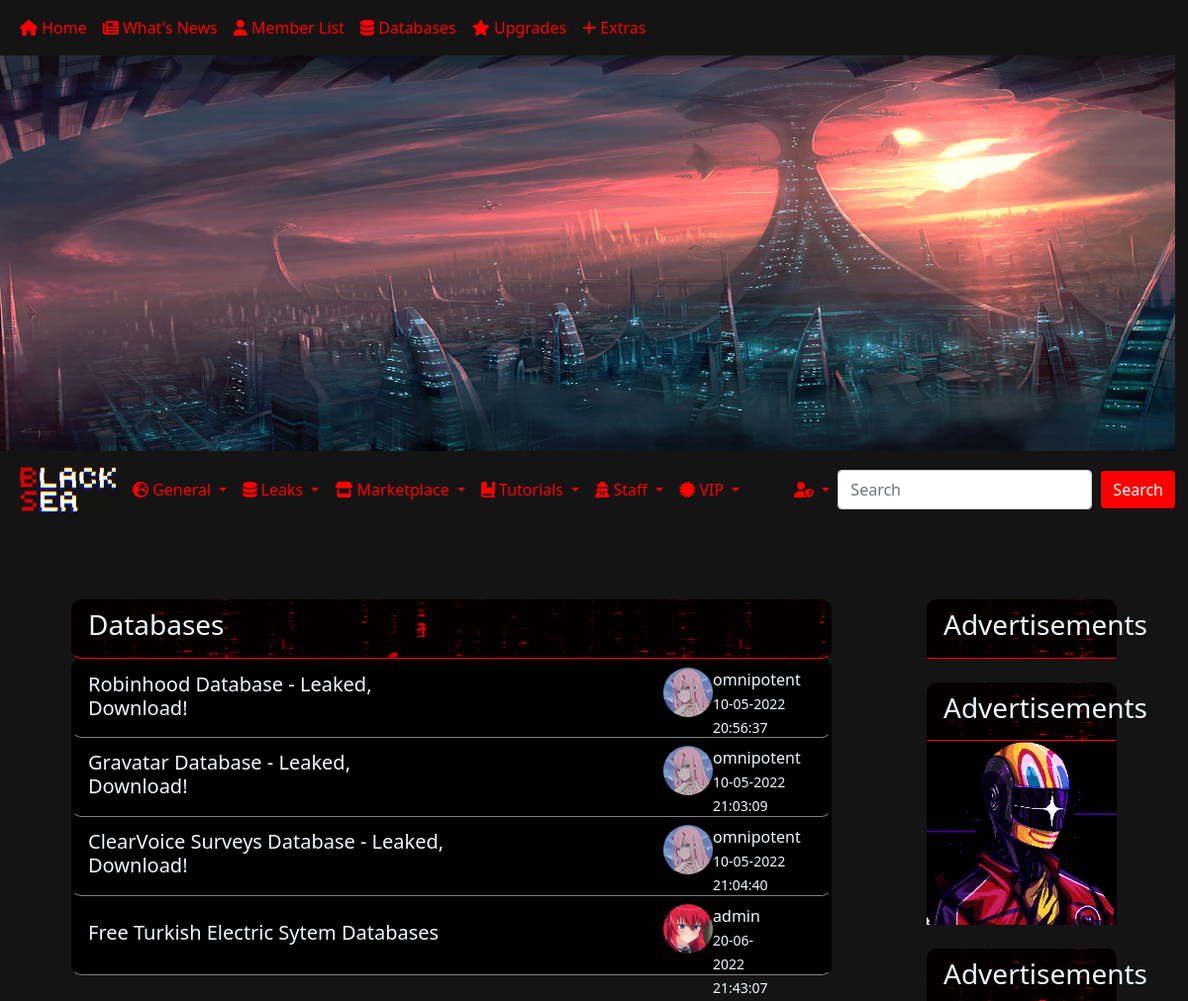
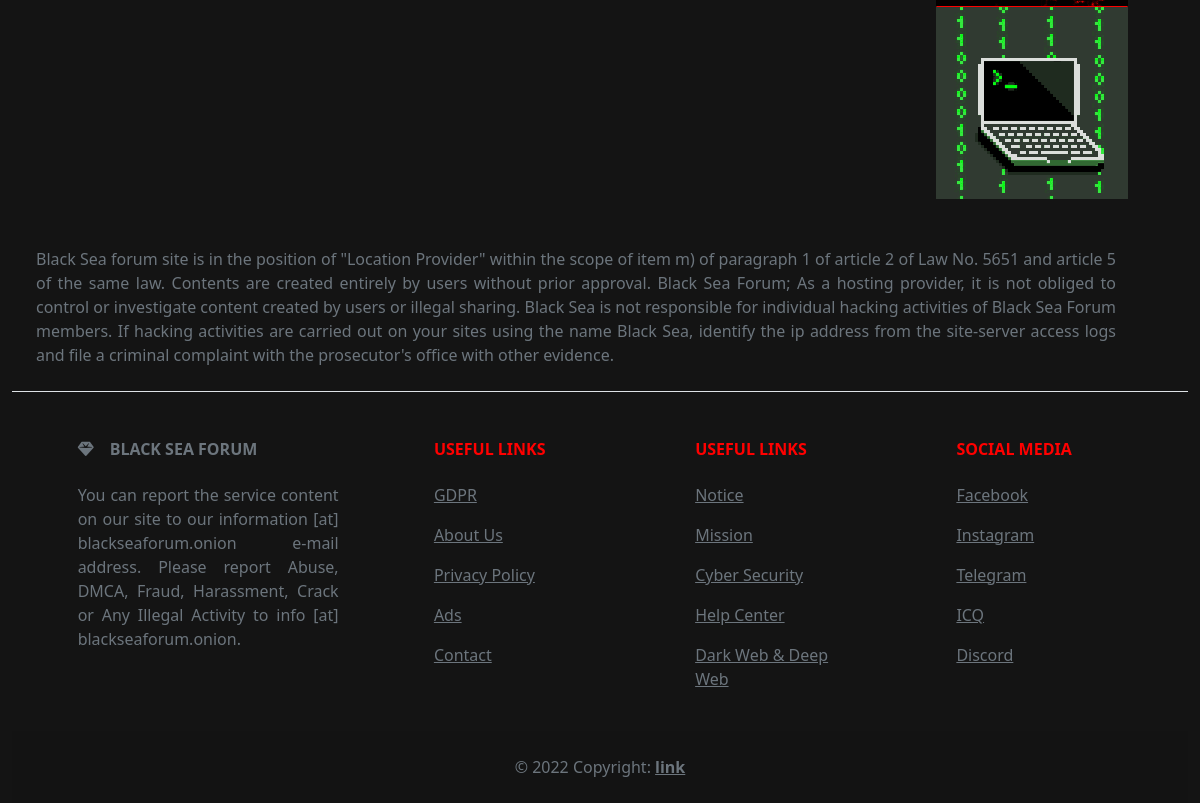
/threads.php?topic=7 (signed in), run on the app's committed database (2 pictures, top to bottom).
### tables this page shows
CREATE TABLE "forum_threads" (
	"thread_id"	INTEGER UNIQUE,
	"title"	TEXT NOT NULL,
	"content"	TEXT,
	"created_at"	TEXT,
	"topic_id"	INTEGER,
	"user_id"	INTEGER,
	PRIMARY KEY("thread_id" AUTOINCREMENT)
);

CREATE TABLE "forum_users" (
	"id"	INTEGER UNIQUE,
	"username"	TEXT,
	"password"	TEXT,
	"image"	TEXT,
	"email"	TEXT,
	"role"	TEXT,
	PRIMARY KEY("id" AUTOINCREMENT)
);

### threads.php (the view, shortened to what this page needs)
<?php
require_once("DBconnect.php");
$topics = array(
    1 => "Announcements",
    2 => "Introductions",
    3 => "World News",
    4 => "The Lounge",
    5 => "Anime & Manga",
    6 => "Not Safe For Work",
    7 => "Databases",
    8=> "Other Leaks",
    9 => "Dehashed Combolist",
    10 => "Dumped Doxes",
    11=> "General",
    12 => "Leaks Market",
    13 => "Hosting/VPS",
    14 => "Programming",
    15 => "Security and Anonymity",
    16 => "Graphics",
    17 => "Vouch Section",
    18 => "Doxing Tutorials",
    19 => "Coding Tutorials",
    20 => "General Tutorials",
    21=> "SE Tutorials",
    22=> "Scam Reports",
    23=> "VIP News",
    24=> "VIP Leaks",
    25=> "VIP Vulnerabilities",
);
if (isset($_GET['topic']) && is_numeric($_GET['topic'])) {
    $topic_id=$_GET['topic'];
    $q = $db->prepare("SELECT * FROM forum_threads WHERE topic_id= :id");
    $q->execute([
        "id" => $_GET['topic'],
    ]);
}
require_once("head.php");
require_once("dropdowns.php");
?>
<body style="background-color:rgb(20,20,20);">
    <div class="container-fluid mt-5">
        <div class="main-content container-fluid justify-content-around d-flex mt-4 mb-4">
            <div class="col-md-8 main-wrapper-custom ">
                <div class="category-wrapper" style="border-radius: 10px;">
                    <div class="category-header list-group-item list-group-header-custom" style="border-radius: 10px; border-bottom: 0.1rem solid red; background-image: url(assets/img/red-matrix-bg.gif);">
                        <h3><?php echo $topics[$topic_id];?></h3>
                    </div>
                    <div class="list-group" style="border-radius: 10px;background-color: black;">
                    <?php
                        if (isset($_GET['topic']) && is_numeric($_GET['topic'])) {
                            while ($threads = $q->fetch()) {
                                $user = $db->prepare("SELECT * FROM forum_users WHERE id=:id");
                                $user->execute([
                                    "id" => $threads['user_id'],
                                ]);
                                $user_id = $user->fetch();
                                echo '<a href="thread.php?thread='.$threads['thread_id'].'" class="list-group-item list-group-item-action list-group-custom list-group-item-custom d-flex" style="background-color: black;border-radius: 10px; border-bottom: 0.1rem solid grey;">
                                <div class="content-col col d-flex align-items-center">
                                    <div class="d-flex w-100 justify-content-between">
                                        <h5 class="mb-1">'.$threads['title'].'</h5>
                                    </div>
                                </div>
                                <div class="last-creator col d-flex justify-content-around">
                                    <div class="space col-sm-7">
                                    </div>
                                    <img class="col-md-4 col" src="'.$user_id['image'].'" alt="" srcset="" style="width: 50px; border-radius: 50%; height: 50px;">
                                    <div class="creater-info">
                                        '.$user_id['username'].'
                                        <p><small>'.$threads['created_at'].'</small></p>
                                    </div>
                                    <div class="space col-sm-1">
                                    </div>
                                </div>
                            </a>';
                            }
                        }
            ?>
                    </div>
                </div>
            </div>
            <div class="side-content col-sm-2">
                <div class="side-content">
                    <div class="col-md-12 category-wrapper" style="border-radius: 10px;">
                        <div class="category-header list-group-item list-group-header-custom" style="border-bottom: 0.1rem solid red; background-image: url(assets/img/red-matrix-bg.gif);">
                            <h3>Advertisements</h3>
                        </div>
                    </div>
                </div>
                <div class="side-content mt-4">
                    <div class="col-md-12 category-wrapper" style="border-radius: 10px;">
                        <div class="category-header list-group-item list-group-header-custom" style="border-bottom: 0.1rem solid red; background-image: url(assets/img/red-matrix-bg.gif);">
                            <h3>Advertisements</h3>
                        </div>
                        <div class="list-group add-image h-100" style="border-radius: 10px;">
                            <img src="assets/img/yumeko-jabami.gif" alt="" srcset="">
                        </div>
                    </div>
                </div>
                <div class="side-content mt-4">
                    <div class="col-md-12 category-wrapper" style="border-radius: 10px;">
                        <div class="category-header list-group-item list-group-header-custom" style="border-bottom: 0.1rem solid red; background-image: url(assets/img/red-matrix-bg.gif);">
                            <h3>Advertisements</h3>
                        </div>
                        <div class="list-group add-image h-100" style="border-radius: 10px;">
                            <img src="assets/img/rias-huh.gif" alt="" srcset="">
                        </div>
                    </div>
                </div>
            </div>
        </div>
<?php
include("footer.php");
?>

### head.php (style rules this page uses)
body { background-color: rgb(20, 20, 20); }
.list-group-custom { background-color: rgb(20, 20, 20); color: aliceblue; max-height: 5rem; }
.list-group-header-custom { background-color: rgb(20, 20, 20); color: aliceblue; max-height: 5.5rem; }
.add-image { background-image: url(assets/img/advertisement.gif); }

### data on the page
forum_threads: title "Robinhood Database - Leaked, Download!", user.image (picture), user.username "omnipotent", created_at "10-05-2022 20:56:37"
forum_threads: title "Gravatar Database - Leaked, Download!", user.image (picture), user.username "omnipotent", created_at "10-05-2022 21:03:09"
forum_threads: title "ClearVoice Surveys Database - Leaked, Download!", user.image (picture), user.username "omnipotent", created_at "10-05-2022 21:04:40"
forum_threads: title "Free Turkish Electric Sytem Databases", user.image (picture), user.username "admin", created_at "20-06-2022 21:43:07"

### other printed values
$topics[$topic_id] "Databases"
